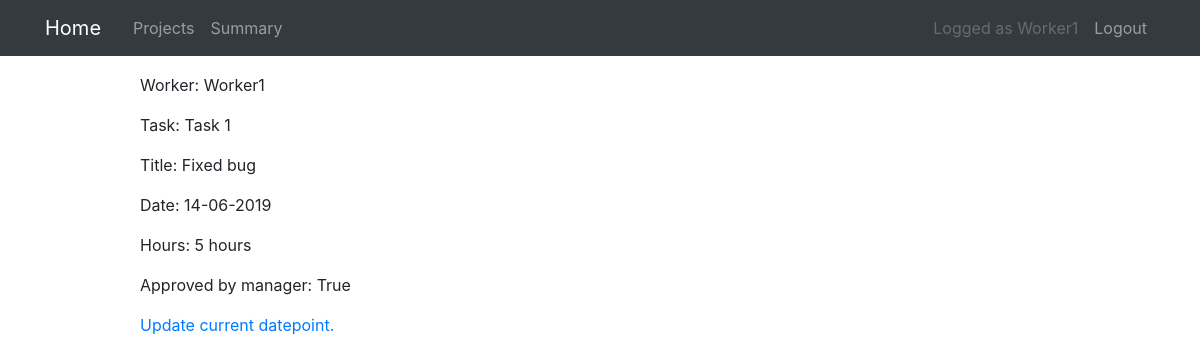
The app's page /datepoint/1/ (signed in), older data.
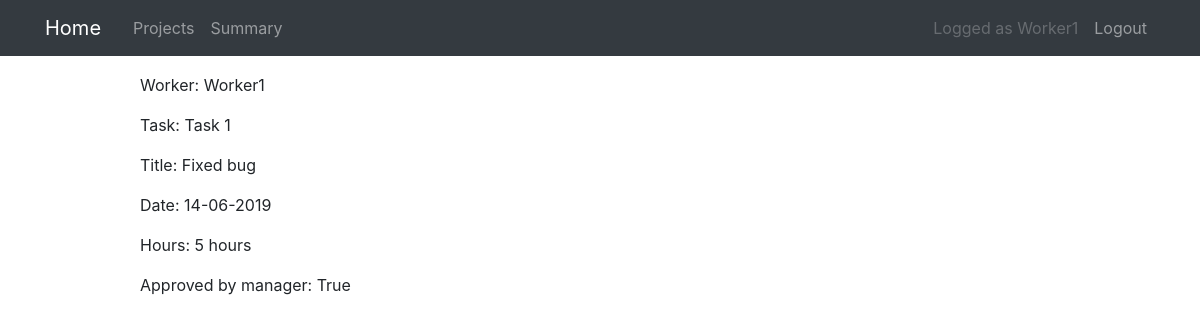
The same page, newer data.
### projects/views.py (the view)
class DatePointDetailView(
    LoginRequiredMixin,
    PermissionRequiredMixin,
    UserBelongsToProjectMixin,
    DetailView,
):
    model = DatePoint
    pk_url_kwarg = "datepoint_pk"
    permission_required = "projects.view_datepoint"
    def test_func(self):
        if self.request.user.groups.filter(name="Worker").exists():
            return DatePoint.objects.filter(
                worker=self.request.user, id=self.kwargs["datepoint_pk"]
            ).exists()
        else:
            return super(DatePointDetailView, self).test_func()

### projects/templates/projects/datepoint_detail.html (shortened to what this page needs)
{% extends "projects/base.html" %}
{% block content %}
<p>Worker: {{ object.worker }} </p>
<p>Task: {{ object.task.title }} </p>
<p>Title: {{ object.title }} </p>
<p>Date: {{ object.worked_date|date:'d-m-Y' }} </p>
<p>Hours: {{ object.worked_time }} hours</p>
<p id="approved_manager">Approved by manager: {{ object.approved_manager }}</p>
{% ifequal user.groups.all.0|stringformat:"s" 'Worker' %}
{% if object.approved_client is False %}
<a href="{% url 'datepoint-update' object.id %}">Update current datepoint.</a>
{% endif %}
{% endifequal %}
{% endblock content %}

Row changes from the older to the newer data that the page shows:
changed DatePoint "Fixed bug": approved_client False → True (drawn)
Text that changed along with them:
text no longer shown: "Update current datepoint."
